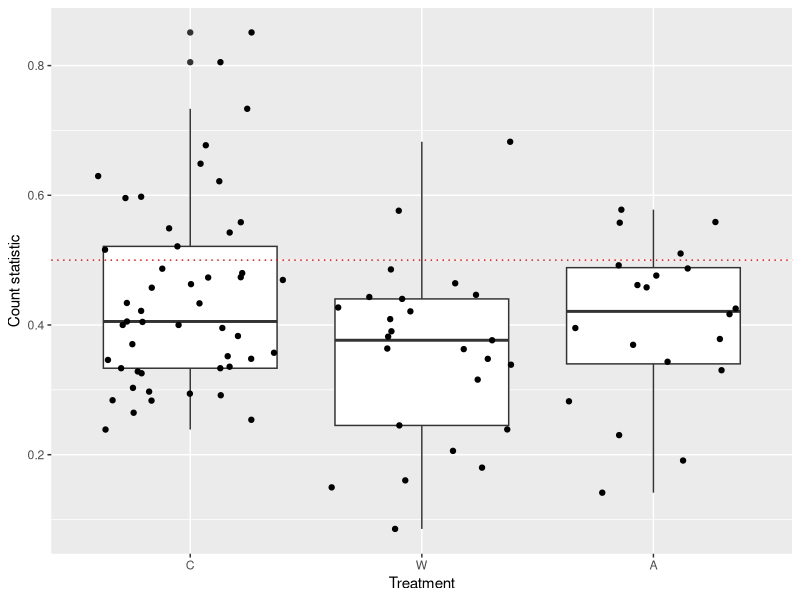

The R source for this figure:
library(ggplot2)
library(data.table)
library(igraph)

pitfall_names <- fread("../raw_data/pitfall_classification_filenames.txt", header = FALSE)

setnames(pitfall_names, "V1", "FullName")
#2023-08-05_1_A_5m002_0040_5763_8740_0004.png
#StartDate_Site_Treatment_Distance

pitfall_names <- pitfall_names[grep("debris", FullName, invert = TRUE)]
pitfall_names <- pitfall_names[grep("multiple_insects", FullName, invert = TRUE)]
pitfall_names$FullName <- gsub(" ", "_", pitfall_names$FullName)
pitfall_names[, c("Root","Filename") := tstrsplit(FullName, "\\/+(?!\\S*\\/)", perl = TRUE)]
pitfall_names[, c("Root","Phylum","Class","Order","Family","Subfamily","Genus","Species") := tstrsplit(Root, "/")]
pitfall_names[, c("StartDate", "Site", "PrescribedTreatment", "Distance") := tstrsplit(Filename, "_", fixed = TRUE, type.convert = TRUE)[1:4]]
pitfall_names[, Distance := strtrim(Distance, 2)]
pitfall_names[, StartDate := as.Date(StartDate)]
pitfall_names[, id := .I]

metatable <- fread("../cleaned_data/metadata.csv")
metatable <- metatable[!is.na(Site)]

counts <- pitfall_names[, .N, by=.(Site,StartDate,Distance)]
counts
counts <- dcast(counts, StartDate+Site~Distance, value.var=c("N"))
setnames(counts, c("0m","5m"), c("Near","Far"))
counts[metatable, Treatment := i.Treatment, on=.(Site, StartDate)]
counts[, Index := Far/(Near+Far), by = .(StartDate,Site)]
counts <- counts[Treatment %in% c("C","A","W")]

counts$Treatment <- factor(counts$Treatment, levels=c("C","W","A"), ordered = TRUE)

ggplot(counts, aes(Treatment, Index)) +
  geom_boxplot() +
  labs(y = "Count statistic") +
  geom_jitter() +
  geom_hline(aes(yintercept = 0.5),colour="red",linetype="dotted")

wilcoxon_count <- data.frame(W = wilcox.test(counts[Treatment == ("W"),Index], counts[Treatment == ("C"),Index], 
            alternative = "two.sided", exact = FALSE)$p.value,
            A = wilcox.test(counts[Treatment == ("A"),Index], counts[Treatment == ("C"),Index], 
            alternative = "two.sided", exact = FALSE)$p.value)


# setnames(name_cols, "V1", "FullName")
# name_cols[, Parent := sub("\\/[A-Za-z0-9?._-]+$", "", FullName)]
# name_cols <- subset(name_cols, Parent != FullName)
# name_graph <- graph.data.frame(as.data.frame(name_cols))
# 
# node <- "./Arthropoda"
# setdiff(names(subcomponent(name_graph, node, mode = "out")), node)
# 
# setdiff(names(subcomponent(name_graph, "./Arthropoda", mode = "out")), "./Arthropoda")

#, vertices = as.data.frame(pitfall_names)

